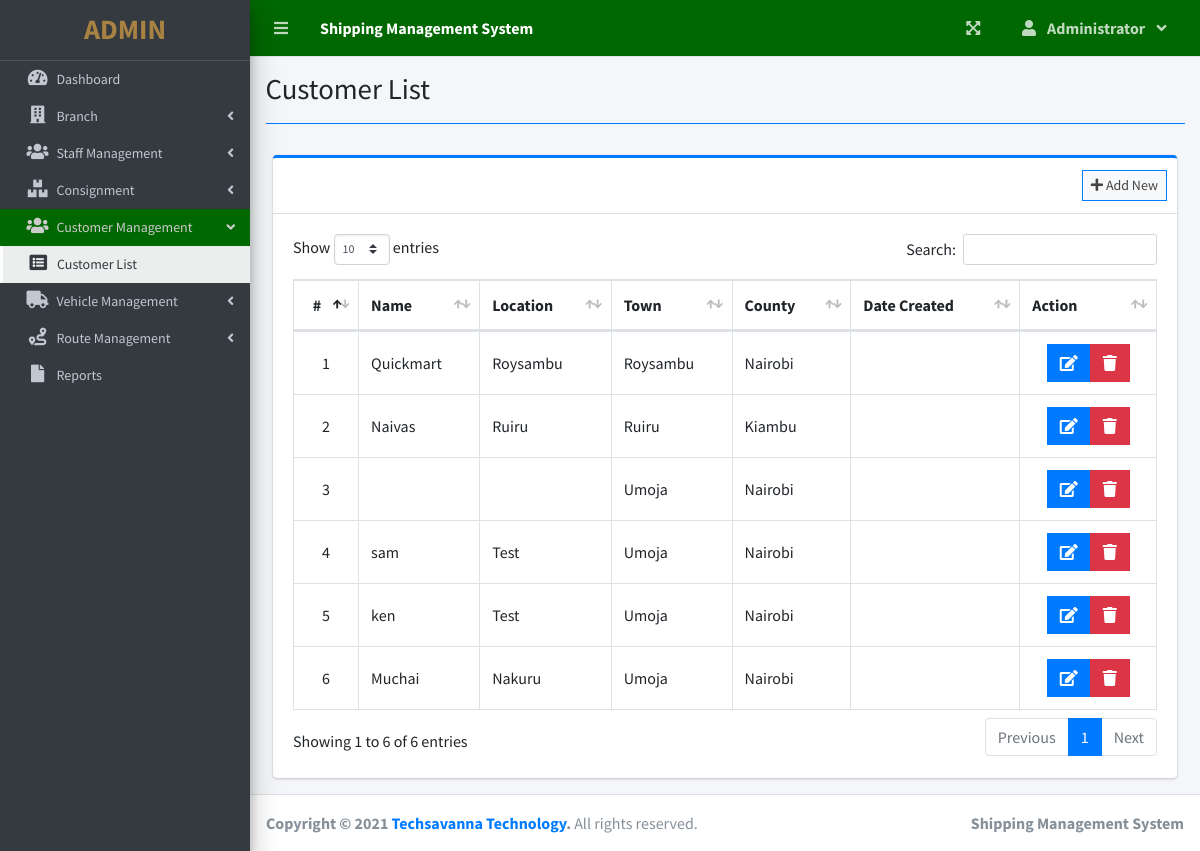
Page /index.php?page=customer_list (signed in) on the committed database.
### tables this page shows
CREATE TABLE `customer` (
  `id` int(11) NOT NULL,
  `name` varchar(50) NOT NULL,
  `location` varchar(50) NOT NULL,
  `town` varchar(50) NOT NULL,
  `county` varchar(50) NOT NULL,
  `route` int(11) NOT NULL
);

### customer_list.php (the view, shortened to what this page needs)
<?php include'db_connect.php' ?>
<div class="col-lg-12">
	<div class="card card-outline card-primary">
		<div class="card-header">
			<div class="card-tools">
				<a class="btn btn-block btn-sm btn-default btn-flat border-primary " href="./index.php?page=new_customer"><i class="fa fa-plus"></i> Add New</a>
			</div>
		</div>
		<div class="card-body">
			<table class="table tabe-hover table-bordered" id="list">
				<thead>
					<tr>
						<th class="text-center">#</th>
						<th>Name</th>
						<th>Location</th>
						<th>Town</th>
						<th>County</th>
						<th>Date Created</th>
						<th>Action</th>
					</tr>
				</thead>
				<tbody>
					<?php
					$i = 1;
					$qry = $conn->query("SELECT * FROM customer");
					while($row= $qry->fetch_assoc()):
					?>
					<tr>
						<td class="text-center"><?php echo $i++ ?></td>
						<td class=""><?php echo $row['name'] ?></td>
						<td><?php echo ucwords($row['location']) ?></td>
						<td><?php echo ucwords($row['town']) ?></td>
						<td><?php echo ucwords($row['county']) ?></td>
						<td><?php echo $row['date_created'] ?></td>
						<td class="text-center">
		                    <div class="btn-group">
		                        <a href="index.php?page=edit_customer&id=<?php echo $row['id'] ?>" class="btn btn-primary btn-flat ">
		                          <i class="fas fa-edit"></i>
		                        </a>
		                        <button type="button" class="btn btn-danger btn-flat delete_customer" data-id="<?php echo $row['id'] ?>">
		                          <i class="fas fa-trash"></i>
		                        </button>
	                      </div>
						</td>
					</tr>
				<?php endwhile; ?>
				</tbody>
			</table>
		</div>
	</div>
</div>

### customer_list.php (style rules this page uses)
table td { vertical-align: middle !important; }

### rows in the picture
customer: name "Quickmart", location "Roysambu", town "Roysambu", county "Nairobi"
customer: name "Naivas", location "Ruiru", town "Ruiru", county "Kiambu"
customer: town "Umoja", county "Nairobi"
customer: name "sam", location "Test", town "Umoja", county "Nairobi"
customer: name "ken", location "Test", town "Umoja", county "Nairobi"
customer: name "Muchai", location "Nakuru", town "Umoja", county "Nairobi"

### other values in the picture
$_SESSION['system']['name'] "Shipping Management System"
$_SESSION['login_firstname'] "Administrator"
$title "Customer List"
